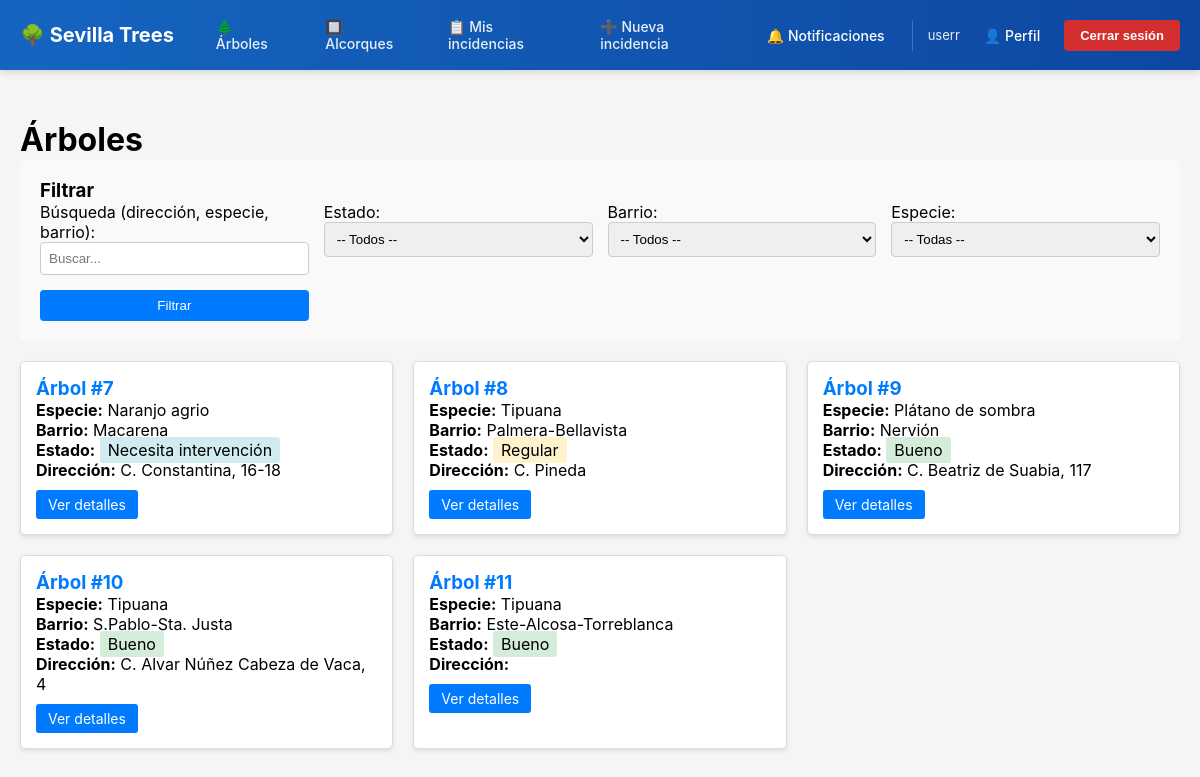
/inventario/arboles/ (signed in), run on the app's committed database.
### cuentas/models.py (models this page shows, shortened)
class Usuario(AbstractUser):
	class Rol(models.TextChoices):
		REGISTRADO = "REGISTRADO", "Registrado"
		ADMINISTRADOR = "ADMINISTRADOR", "Administrador"
	class EstadoCuenta(models.TextChoices):
		ACTIVA = "ACTIVA", "Activa"
		PENDIENTE_ELIMINACION = "PENDIENTE_ELIMINACION", "Pendiente eliminación"
		ELIMINADA = "ELIMINADA", "Eliminada"
	nombre = models.CharField(max_length=159)
	correo = models.EmailField(unique=True)
	rol = models.CharField(max_length=20, choices=Rol.choices, default=Rol.REGISTRADO,)
	fecha_registro = models.DateTimeField(default=timezone.now)
	estado_cuenta = models.CharField(max_length=30, choices=EstadoCuenta.choices, default=EstadoCuenta.ACTIVA)
	USERNAME_FIELD = "correo"
	REQUIRED_FIELDS = ["username"]
	@property
	def es_admin(self) -> bool:
		return self.rol == self.Rol.ADMINISTRADOR
	@property
	def notificaciones_sin_leer(self) -> int:
		return self.notificaciones.filter(leido=False).count()

### inventario/models.py (models this page shows, shortened)
class Arbol(models.Model):
    class Estado(models.TextChoices):
        BUENO = "BUENO", "Bueno"
        REGULAR = "REGULAR", "Regular"
        MALO = "MALO", "Malo"
        NECESITA_INTERVENCION = "NECESITA_INTERVENCION", "Necesita intervención"
    especie = models.ForeignKey("inventario.Especie", on_delete=models.PROTECT, related_name="arboles",)
    barrio = models.ForeignKey("inventario.Barrio", on_delete=models.PROTECT, related_name="arboles",)
    estado = models.CharField(max_length=50, choices=Estado.choices, default=Estado.BUENO)
    latitud = models.DecimalField(max_digits=9, decimal_places=6, null=True, blank=True)
    longitud = models.DecimalField(max_digits=9, decimal_places=6, null=True, blank=True)
    direccion = models.TextField(null=True, blank=True)
    fecha_plant = models.DateField(null=True, blank=True)
    observaciones = models.TextField(null=True, blank=True)
    class Meta: constraints = [
        models.UniqueConstraint(fields=["latitud", "longitud"], name="un_arbol_por_ubi")
        ]

class Especie(models.Model):
    nombre_comun = models.CharField(max_length=50)
    nombre_cient = models.CharField(max_length=50, null=True, blank=True)
    familia = models.CharField(max_length=50, null=True, blank=True)
    descripcion = models.TextField(null=True, blank=True)

class Barrio(models.Model):
    nombre = models.CharField(max_length=100)
    delimitacion = models.TextField(null=True, blank=True)

### inventario/views.py (the view)
# urls.py: path("arboles/", views.arbol_lista, name="arbol_lista"),
def arbol_lista(request):
    q = request.GET.get("q", "").strip()
    estado = request.GET.get("estado", "").strip()
    barrio_id = request.GET.get("barrio", "").strip()
    especie_id = request.GET.get("especie", "").strip()
    qs = Arbol.objects.select_related("especie", "barrio").all()
    if q:
        qs = qs.filter(
			Q(direccion__icontains=q)
			| Q(especie__nombre_comun__icontains=q)
			| Q(barrio__nombre__icontains=q)
		)
    if estado:
        qs = qs.filter(estado=estado)
    if barrio_id.isdigit():
        qs = qs.filter(barrio_id=int(barrio_id))
    if especie_id.isdigit():
        qs = qs.filter(especie_id=int(especie_id))
    qs = qs.order_by("id")
    context = {
		"arboles": qs,
		"q": q,
		"estado": estado,
		"barrio_id": barrio_id,
		"especie_id": especie_id,
		"especies": Especie.objects.order_by("nombre_comun"),
		"barrios": Barrio.objects.order_by("nombre"),
		"estados": Arbol.Estado.choices,
	}
    return render(request, "inventario/arbol_lista.html", context)

### templates/inventario/arbol_lista.html (shortened to what this page needs)
{% extends "base.html" %}
{% block content %}
<div style="max-width: 1200px; margin: 30px auto; padding: 20px;">
    <h1>Árboles</h1>
    <div style="background-color: #f9f9f9; padding: 20px; border-radius: 5px; margin-bottom: 20px;">
        <h3>Filtrar</h3>
        <form method="GET" style="display: grid; grid-template-columns: repeat(auto-fit, minmax(250px, 1fr)); gap: 15px;">
            <div>
                <label for="q">Búsqueda (dirección, especie, barrio):</label>
                <input type="text" id="q" name="q" value="{{ q }}" placeholder="Buscar..." style="width: 100%; padding: 8px; border: 1px solid #ccc; border-radius: 4px; box-sizing: border-box;">
            </div>
            <div>
                <label for="estado">Estado:</label>
                <select id="estado" name="estado" style="width: 100%; padding: 8px; border: 1px solid #ccc; border-radius: 4px; box-sizing: border-box;">
                    <option value="">-- Todos --</option>
                </select>
            </div>
            <div>
                <label for="barrio">Barrio:</label>
                <select id="barrio" name="barrio" style="width: 100%; padding: 8px; border: 1px solid #ccc; border-radius: 4px; box-sizing: border-box;">
                    <option value="">-- Todos --</option>
                </select>
            </div>
            <div>
                <label for="especie">Especie:</label>
                <select id="especie" name="especie" style="width: 100%; padding: 8px; border: 1px solid #ccc; border-radius: 4px; box-sizing: border-box;">
                    <option value="">-- Todas --</option>
                </select>
            </div>
            <div style="display: flex; align-items: flex-end;">
                <button type="submit" style="background-color: #007bff; color: white; padding: 8px 15px; border: none; border-radius: 4px; cursor: pointer; width: 100%;">Filtrar</button>
            </div>
        </form>
    </div>
    {% if arboles %}
        <div style="display: grid; grid-template-columns: repeat(auto-fill, minmax(300px, 1fr)); gap: 20px;">
            {% for arbol in arboles %}
                <div style="background-color: white; border: 1px solid #ddd; border-radius: 5px; padding: 15px; box-shadow: 0 2px 4px rgba(0,0,0,0.1);">
                    <h3><a href="{% url 'arbol_detalle' arbol.pk %}" style="color: #007bff; text-decoration: none;">Árbol #{{ arbol.id }}</a></h3>
                    <p><strong>Especie:</strong> {{ arbol.especie.nombre_comun }}</p>
                    <p><strong>Barrio:</strong> {{ arbol.barrio.nombre }}</p>
                    <p><strong>Estado:</strong> <span style="background-color: {% if arbol.estado == 'BUENO' %}#d4edda{% elif arbol.estado == 'REGULAR' %}#fff3cd{% elif arbol.estado == 'MALO' %}#f8d7da{% else %}#d1ecf1{% endif %}; padding: 3px 8px; border-radius: 3px;">{{ arbol.get_estado_display }}</span></p>
                    <p><strong>Dirección:</strong> {{ arbol.direccion|truncatewords:8 }}</p>
                    <div style="margin-top: 10px;">
                        <a href="{% url 'arbol_detalle' arbol.pk %}" style="background-color: #007bff; color: white; padding: 6px 12px; border-radius: 3px; text-decoration: none; display: inline-block; font-size: 14px;">Ver detalles</a>
                    </div>
                </div>
            {% endfor %}
        </div>
    {% else %}
        <div style="background-color: #fff3cd; border-left: 4px solid #ffc107; padding: 15px; border-radius: 5px;">
            <p>No se encontraron árboles con los filtros seleccionados.</p>
        </div>
    {% endif %}
</div>
{% endblock %}

### templates/base.html (shortened to what this page needs)
<!DOCTYPE html>
<html lang="es">
<head>
</head>
<body>
    <header>
        <nav>
            <div class="container">
                <a href="{% url 'inicio' %}" class="logo">🌳 Sevilla Trees</a>
                <div class="nav-left">
                    <a href="{% url 'arbol_lista' %}">🌲 Árboles</a>
                    <a href="{% url 'alcorque_lista' %}">🔲 Alcorques</a>
                    {% if user.is_authenticated %}
                        {% if user.es_admin %}
                            <a href="{% url 'incidencia_lista' %}" style="color: rgba(255, 255, 255, 0.9); text-decoration: none; font-weight: 500; font-size: 14px; padding: 6px 12px; border-radius: 4px; transition: all 0.3s;">📋 Todas las incidencias</a>
                        {% else %}
                            <a href="{% url 'incidencia_lista' %}" style="color: rgba(255, 255, 255, 0.9); text-decoration: none; font-weight: 500; font-size: 14px; padding: 6px 12px; border-radius: 4px; transition: all 0.3s;">📋 Mis incidencias</a>
                        {% endif %}
                        <a href="{% url 'nueva_incidencia' %}">➕ Nueva incidencia</a>
                    {% endif %}
                </div>
                <div class="nav-right">
                    {% if user.is_authenticated %}
                        <a href="{% url 'notificacion_lista' %}" class="notification-link">
                            🔔 Notificaciones
                        </a>
                        <div class="user-section">
                            <span class="user-name">{{ user.nombre }}</span>
                            <a href="{% url 'perfil' %}" class="profile-link">👤 Perfil</a>
                            <form action="{% url 'logout' %}" method="post" style="display: inline; margin: 0;">
                                <button type="submit" class="btn-logout">Cerrar sesión</button>
                            </form>
                        </div>
                    {% else %}
                        <div class="auth-links">
                            <a href="{% url 'login' %}">Iniciar sesión</a>
                            <a href="{% url 'signup' %}" class="btn-signup">Registrarse</a>
                        </div>
                    {% endif %}
                </div>
            </div>
        </nav>
    </header>
    <main>
        {% block content %}{% endblock %}
    </main>
</body>
</html>

### templates/base.html (style rules this page uses)
* { margin: 0; padding: 0; box-sizing: border-box; }
body { font-family: -apple-system, BlinkMacSystemFont, 'Segoe UI', Roboto, 'Helvetica Neue', Arial, sans-serif; background-color: #f5f5f5; }
header nav { background: linear-gradient(90deg, #1565c0 0%, #0d47a1 100%); box-shadow: 0 2px 8px rgba(0,0,0,0.15); padding: 12px 0; position: sticky; top: 0; z-index: 100; }
header nav .container { max-width: 1200px; margin: 0 auto; padding: 0 20px; display: flex; justify-content: space-between; align-items: center; gap: 30px; }
header nav .logo { font-size: 20px; font-weight: bold; color: white; text-decoration: none; display: flex; align-items: center; gap: 8px; white-space: nowrap; }
header nav .nav-left { display: flex; gap: 25px; align-items: center; flex: 1; }
header nav .nav-left a { color: rgba(255, 255, 255, 0.9); text-decoration: none; font-weight: 500; font-size: 14px; transition: all 0.3s; padding: 6px 12px; border-radius: 4px; }
header nav .nav-right { display: flex; gap: 15px; align-items: center; }
header nav .notification-link { color: white; text-decoration: none; font-weight: 500; font-size: 14px; position: relative; display: flex; align-items: center; gap: 6px; padding: 6px 12px; border-radius: 4px; transition: all 0.3s; }
header nav .user-section { display: flex; gap: 12px; align-items: center; padding-left: 15px; border-left: 1px solid rgba(255, 255, 255, 0.2); }
header nav .user-name { color: rgba(255, 255, 255, 0.9); font-size: 13px; white-space: nowrap; }
header nav .profile-link { color: white; text-decoration: none; font-weight: 500; font-size: 14px; padding: 6px 12px; border-radius: 4px; transition: all 0.3s; }
header nav .btn-logout { background-color: #d32f2f; color: white; padding: 8px 16px; border: none; border-radius: 4px; font-weight: 600; font-size: 13px; cursor: pointer; transition: all 0.3s; white-space: nowrap; }

### data on the page
Usuario: nombre "userr"
Arbol: id "7", especie.nombre_comun "Naranjo agrio", barrio.nombre "Macarena", estado "Necesita intervención", direccion "C. Constantina, 16-18"
Arbol: id "8", especie.nombre_comun "Tipuana", barrio.nombre "Palmera-Bellavista", estado "Regular", direccion "C. Pineda"
Arbol: id "9", especie.nombre_comun "Plátano de sombra", barrio.nombre "Nervión", estado "Bueno", direccion "C. Beatriz de Suabia, 117"
Arbol: id "10", especie.nombre_comun "Tipuana", barrio.nombre "S.Pablo-Sta. Justa", estado "Bueno", direccion "C. Alvar Núñez Cabeza de Vaca, 4"
Arbol: id "11", especie.nombre_comun "Tipuana", barrio.nombre "Este-Alcosa-Torreblanca", estado "Bueno"
